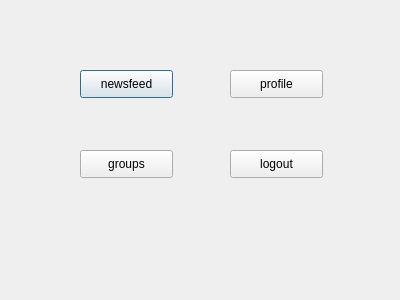
<?xml version="1.0" encoding="UTF-8"?>
<ui version="4.0">
 <class>homepagedialogue</class>
 <widget class="QDialog" name="homepagedialogue">
  <property name="geometry">
   <rect>
    <x>0</x>
    <y>0</y>
    <width>400</width>
    <height>300</height>
   </rect>
  </property>
  <property name="windowTitle">
   <string>Dialog</string>
  </property>
  <widget class="QPushButton" name="newsfeed">
   <property name="geometry">
    <rect>
     <x>80</x>
     <y>70</y>
     <width>93</width>
     <height>28</height>
    </rect>
   </property>
   <property name="text">
    <string>newsfeed</string>
   </property>
  </widget>
  <widget class="QPushButton" name="profile">
   <property name="geometry">
    <rect>
     <x>230</x>
     <y>70</y>
     <width>93</width>
     <height>28</height>
    </rect>
   </property>
   <property name="text">
    <string>profile</string>
   </property>
  </widget>
  <widget class="QPushButton" name="groups">
   <property name="geometry">
    <rect>
     <x>80</x>
     <y>150</y>
     <width>93</width>
     <height>28</height>
    </rect>
   </property>
   <property name="text">
    <string>groups</string>
   </property>
  </widget>
  <widget class="QPushButton" name="logout">
   <property name="geometry">
    <rect>
     <x>230</x>
     <y>150</y>
     <width>93</width>
     <height>28</height>
    </rect>
   </property>
   <property name="text">
    <string>logout</string>
   </property>
  </widget>
 </widget>
 <resources/>
 <connections>
  <connection>
   <sender>logout</sender>
   <signal>clicked()</signal>
   <receiver>homepagedialogue</receiver>
   <slot>close()</slot>
   <hints>
    <hint type="sourcelabel">
     <x>288</x>
     <y>171</y>
    </hint>
    <hint type="destinationlabel">
     <x>352</x>
     <y>263</y>
    </hint>
   </hints>
  </connection>
 </connections>
</ui>
